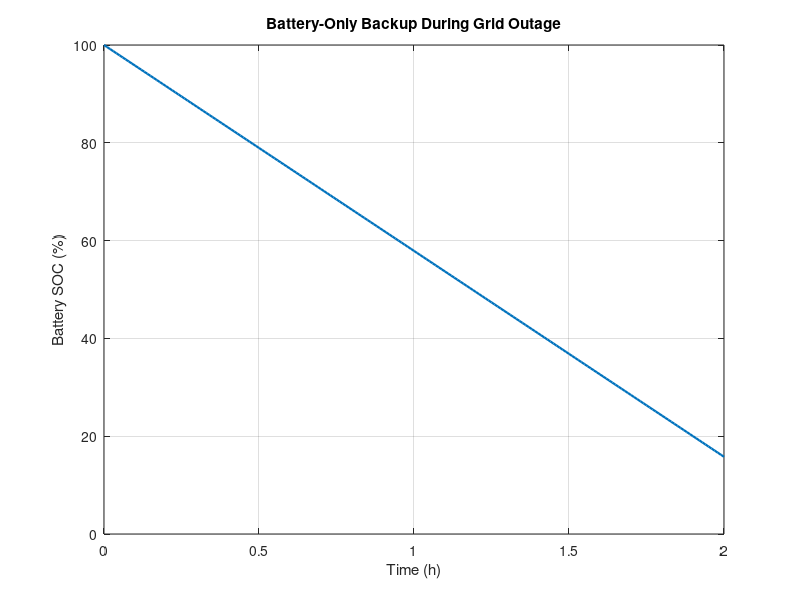

MATLAB code to generate this figure: (Note: this script raises an error after producing the figure.)
%% 07 - Simplified Grid-Outage Scenarios
% Scenario 1: battery supplies 100 kW for up to two hours.
% Scenario 2: battery bridges a 0.25 h DG start delay, then DG supplies load.
% Illustrative energy model only; not a dynamic or protection simulation.
clc; clear; close all;

Pcritical_kW = 100;
battery_kWh = 250;
eta_discharge = 0.95;
SOC_initial_pct = 100;
SOC_min_pct = 10;
dt_h = 0.01;

% Scenario 1: battery-only
t1_h = 0:dt_h:2;
SOC1_pct = zeros(size(t1_h));
SOC1_pct(1) = SOC_initial_pct;
for k = 2:numel(t1_h)
    dSOC = Pcritical_kW*dt_h/(battery_kWh*eta_discharge)*100;
    SOC1_pct(k) = max(SOC_min_pct, SOC1_pct(k-1)-dSOC);
end

figure('Name','Battery Only Backup During Grid Outage');
plot(t1_h, SOC1_pct, 'LineWidth', 1.6);
xlabel('Time (h)'); ylabel('Battery SOC (%)');
title('Battery-Only Backup During Grid Outage'); grid on; ylim([0 100]);

% Scenario 2: battery bridges startup delay; DG supplies critical load afterwards
startup_delay_h = 0.25;
t2_h = 0:dt_h:2;
SOC2_pct = SOC_initial_pct * ones(size(t2_h));
P_battery_kW = zeros(size(t2_h));
P_DG_kW = zeros(size(t2_h));

SOC_after_start_pct = max(SOC_min_pct, SOC_initial_pct - ...
    Pcritical_kW*startup_delay_h/(battery_kWh*eta_discharge)*100);

for k = 1:numel(t2_h)
    if t2_h(k) < startup_delay_h
        P_battery_kW(k) = Pcritical_kW;
        SOC2_pct(k) = max(SOC_min_pct, SOC_initial_pct - ...
            Pcritical_kW*t2_h(k)/(battery_kWh*eta_discharge)*100);
    else
        P_DG_kW(k) = Pcritical_kW;
        SOC2_pct(k) = SOC_after_start_pct;
    end
end

figure('Name','Battery and Diesel Generator During Prolonged Outage');
yyaxis left;
plot(t2_h, SOC2_pct, 'LineWidth', 1.6);
ylabel('Battery SOC (%)');
yyaxis right;
plot(t2_h, P_battery_kW, 'LineWidth', 1.5); hold on;
plot(t2_h, P_DG_kW, 'LineWidth', 1.5); hold off;
ylabel('Power (kW)'); xlabel('Time (h)');
title('Battery and Diesel Generator During Prolonged Outage');
legend('Battery SOC','Battery Output','Diesel Output','Location','best');
grid on;

fprintf('SOC after %.2f h startup bridge: %.2f %%\\n', startup_delay_h, SOC_after_start_pct);
